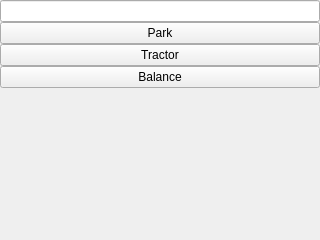
<?xml version="1.0" encoding="UTF-8"?>
<ui version="4.0">
 <class>BalanceModeWidget</class>
 <widget class="QWidget" name="BalanceMode">
  <property name="geometry">
   <rect>
    <x>0</x>
    <y>0</y>
    <width>320</width>
    <height>240</height>
   </rect>
  </property>
  <property name="windowTitle">
   <string>BalanceMode</string>
  </property>
  <layout class="QVBoxLayout" name="verticalLayout">
   <property name="spacing">
    <number>0</number>
   </property>
   <property name="margin">
    <number>0</number>
   </property>
   <item>
    <layout class="QVBoxLayout" name="verticalLayout">
    <item>
      <widget class="QLineEdit" name="topic_line_edit">
        <property name="toolTip">
          <string>Topic to service to</string>
        </property>
        <property name="text">
          <string></string>
        </property>
      </widget>
    </item>
     <item>
      <widget class="QPushButton" name="set_park">
       <property name="toolTip">
        <string>Set Park mode</string>
       </property>
       <property name="text">
        <string>Park</string>
       </property>
      </widget>
     </item>
     <item>
      <widget class="QPushButton" name="set_tractor">
       <property name="toolTip">
        <string>Set Tractor mode</string>
       </property>
       <property name="text">
        <string>Tractor</string>
       </property>
      </widget>
     </item>
     <item>
      <widget class="QPushButton" name="set_balance">
       <property name="toolTip">
        <string>Set Balance mode</string>
       </property>
       <property name="text">
        <string>Balance</string>
       </property>
      </widget>
     </item>
     <item>
      <spacer name="verticalSpacer">
       <property name="orientation">
        <enum>Qt::Vertical</enum>
       </property>
       <property name="sizeHint" stdset="0">
        <size>
         <width>40</width>
         <height>20</height>
        </size>
       </property>
      </spacer>
     </item>
    </layout>
   </item>
  </layout>
 </widget>
 <resources/>
 <connections/>
</ui>
